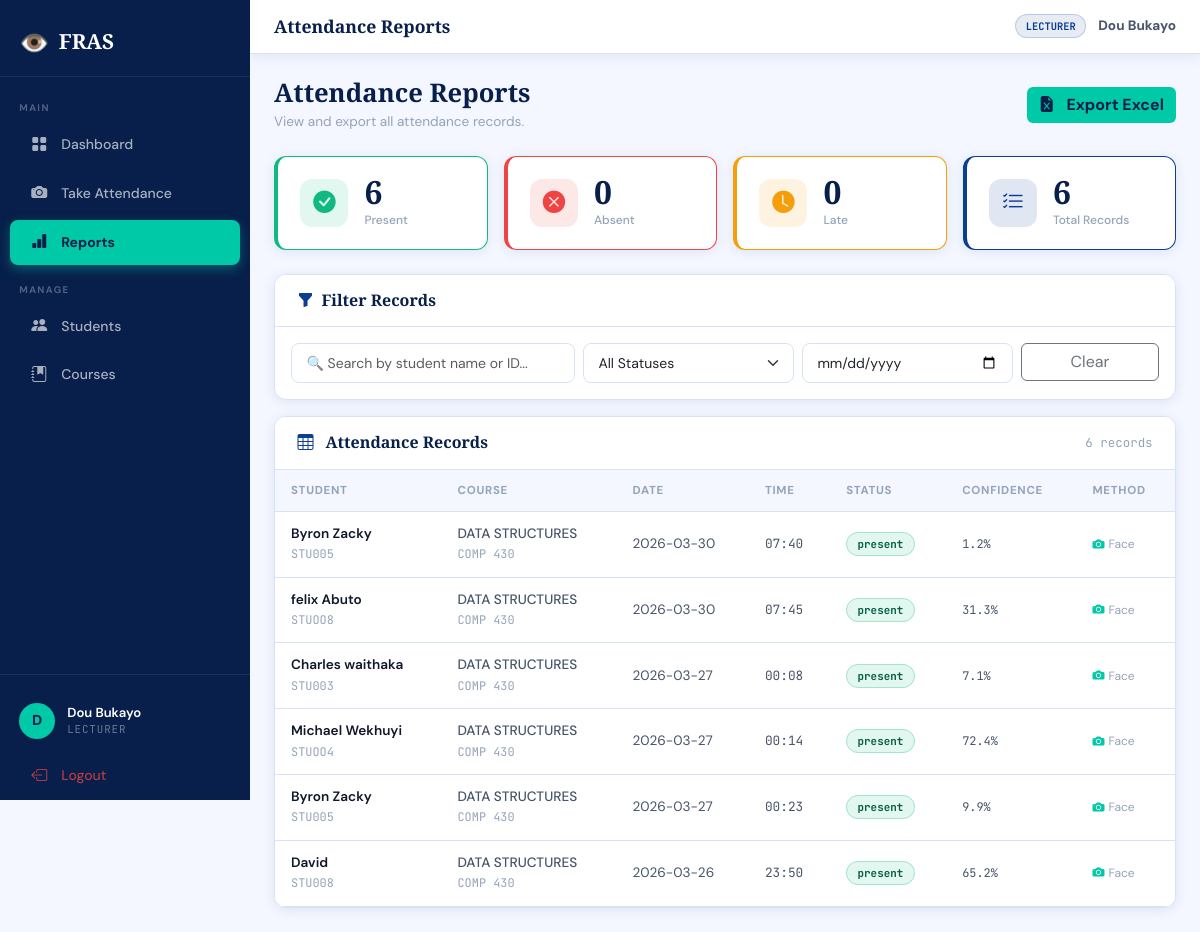
Screenshot of /reports (signed in) with the database file from the repository.
### models.py (models this page shows, shortened)
class User(UserMixin, db.Model):
    __tablename__ = 'users'
    id         = db.Column(db.Integer, primary_key=True)
    username   = db.Column(db.String(80), unique=True, nullable=False)
    email      = db.Column(db.String(120), unique=True, nullable=False)
    password   = db.Column(db.String(200), nullable=False)
    role       = db.Column(db.String(20), default='lecturer')
    full_name  = db.Column(db.String(100))
    department = db.Column(db.String(100))
    is_active  = db.Column(db.Boolean, default=True)
    created_at = db.Column(db.DateTime, default=datetime.utcnow)
    last_login = db.Column(db.DateTime)
    def is_admin(self):
        return self.role == 'admin'

class AttendanceRecord(db.Model):
    __tablename__ = 'attendance'
    id           = db.Column(db.Integer, primary_key=True)
    student_id   = db.Column(db.Integer, db.ForeignKey('students.id'))
    course_id    = db.Column(db.Integer, db.ForeignKey('courses.id'))
    session_date = db.Column(db.Date, nullable=False)
    session_time = db.Column(db.Time)
    status       = db.Column(db.String(10), default='present')
    confidence   = db.Column(db.Float)
    marked_by    = db.Column(db.Integer, db.ForeignKey('users.id'))
    created_at   = db.Column(db.DateTime, default=datetime.utcnow)
    student = db.relationship('Student', backref='attendance_records')
    course  = db.relationship('Course', backref='attendance_records')
    marker  = db.relationship('User', backref='marked_records',
                               foreign_keys=[marked_by])

class Student(db.Model):
    __tablename__ = 'students'
    id            = db.Column(db.Integer, primary_key=True)
    student_id    = db.Column(db.String(20), unique=True, nullable=False)
    full_name     = db.Column(db.String(100), nullable=False)
    email         = db.Column(db.String(120))
    department    = db.Column(db.String(100))
    year_of_study = db.Column(db.Integer)
    cgpa          = db.Column(db.Float)
    phone         = db.Column(db.String(20))
    advisor       = db.Column(db.String(100))
    photo_path    = db.Column(db.String(200))
    face_encoding = db.Column(db.Text)
    is_active     = db.Column(db.Boolean, default=True)
    created_at    = db.Column(db.DateTime, default=datetime.utcnow)

class Course(db.Model):
    __tablename__ = 'courses'
    id          = db.Column(db.Integer, primary_key=True)
    code        = db.Column(db.String(20), unique=True, nullable=False)
    name        = db.Column(db.String(150), nullable=False)
    department  = db.Column(db.String(100))
    lecturer_id = db.Column(db.Integer, db.ForeignKey('users.id'))
    lecturer    = db.relationship('User', backref='courses')
    is_active   = db.Column(db.Boolean, default=True)
    created_at  = db.Column(db.DateTime, default=datetime.utcnow)

### app.py (the view)
@app.route('/reports')
@login_required
def reports():
    if current_user.is_admin():
        records = (AttendanceRecord.query
                   .order_by(AttendanceRecord.session_date.desc())
                   .limit(200).all())
    else:
        records = (AttendanceRecord.query
                   .join(Course)
                   .filter(Course.lecturer_id == current_user.id)
                   .order_by(AttendanceRecord.session_date.desc())
                   .limit(200).all())
    return render_template('reports.html', records=records)

### app.py (called while the page is built)
@login_manager.user_loader
def load_user(user_id):
    return User.query.get(int(user_id))

### templates/reports.html (shortened to what this page needs)
{% extends 'base.html' %}
{% block page_title %}Attendance Reports{% endblock %}
{% block content %}
<div class="page-header d-flex justify-content-between
            align-items-center">
  <div>
    <h2>Attendance Reports</h2>
    <p>View and export all attendance records.</p>
  </div>
  <a href="{{ url_for('export_report') }}"
     class="btn btn-teal">
    <i class="bi bi-file-earmark-excel-fill me-2"></i>
    Export Excel
  </a>
</div>
<div class="row g-3 mb-4">
  <div class="col-md-3 col-sm-6">
    <div class="kpi-card" style="border-color:#10B981">
      <div class="kpi-icon"
           style="background:rgba(16,185,129,.12);
                  color:#10B981">
        <i class="bi bi-check-circle-fill"></i>
      </div>
      <div>
        <div class="kpi-value" id="presentCount">
          {{ records|selectattr('status','equalto','present')
             |list|length }}
        </div>
        <div class="kpi-label">Present</div>
      </div>
    </div>
  </div>
  <div class="col-md-3 col-sm-6">
    <div class="kpi-card" style="border-color:#EF4444">
      <div class="kpi-icon"
           style="background:rgba(239,68,68,.12);
                  color:#EF4444">
        <i class="bi bi-x-circle-fill"></i>
      </div>
      <div>
        <div class="kpi-value">
          {{ records|selectattr('status','equalto','absent')
             |list|length }}
        </div>
        <div class="kpi-label">Absent</div>
      </div>
    </div>
  </div>
  <div class="col-md-3 col-sm-6">
    <div class="kpi-card" style="border-color:#F59E0B">
      <div class="kpi-icon"
           style="background:rgba(245,158,11,.12);
                  color:#F59E0B">
        <i class="bi bi-clock-fill"></i>
      </div>
      <div>
        <div class="kpi-value">
          {{ records|selectattr('status','equalto','late')
             |list|length }}
        </div>
        <div class="kpi-label">Late</div>
      </div>
    </div>
  </div>
  <div class="col-md-3 col-sm-6">
    <div class="kpi-card" style="border-color:#0B3D91">
      <div class="kpi-icon"
           style="background:rgba(11,61,145,.12);
                  color:#0B3D91">
        <i class="bi bi-list-check"></i>
      </div>
      <div>
        <div class="kpi-value">{{ records|length }}</div>
        <div class="kpi-label">Total Records</div>
      </div>
    </div>
  </div>
</div>
<div class="data-card mb-3">
  <div class="data-card-header">
    <h5><i class="bi bi-funnel-fill me-2"
           style="color:var(--navy)"></i>Filter Records</h5>
  </div>
  <div class="p-3">
    <div class="row g-2">
      <div class="col-md-4">
        <input type="text"
               class="form-control"
               id="searchInput"
               placeholder="🔍 Search by student name or ID...">
      </div>
      <div class="col-md-3">
        <select class="form-select" id="statusFilter">
          <option value="">All Statuses</option>
        </select>
      </div>
      <div class="col-md-3">
        <input type="date"
               class="form-control"
               id="dateFilter">
      </div>
      <div class="col-md-2">
        <button class="btn btn-outline-secondary w-100"
                onclick="clearFilters()">
          Clear
        </button>
      </div>
    </div>
  </div>
</div>
<div class="data-card">
  <div class="data-card-header">
    <h5>
      <i class="bi bi-table me-2"
         style="color:var(--navy)"></i>
      Attendance Records
    </h5>
    <span style="font-size:0.78rem;color:var(--muted);
                 font-family:var(--font-mono)"
          id="recordCount">
      {{ records|length }} records
    </span>
  </div>
  <div class="table-responsive">
    <table class="table" id="recordsTable">
      <thead>
        <tr>
          <th>Student</th>
          <th>Course</th>
          <th>Date</th>
          <th>Time</th>
          <th>Status</th>
          <th>Confidence</th>
          <th>Method</th>
        </tr>
      </thead>
      <tbody id="recordsBody">
        {% for r in records %}
        <tr class="record-row"
            data-student="{{ r.student.full_name.lower() }}
                          {{ r.student.student_id.lower() }}"
            data-status="{{ r.status }}"
            data-date="{{ r.session_date }}">
          <td>
            <div style="font-weight:600;color:var(--text)">
              {{ r.student.full_name }}
            </div>
            <small style="font-family:var(--font-mono);
                          color:var(--muted)">
              {{ r.student.student_id }}
            </small>
          </td>
          <td>
            <div style="font-weight:500">
              {{ r.course.name }}
            </div>
            <small style="font-family:var(--font-mono);
                          color:var(--muted)">
              {{ r.course.code }}
            </small>
          </td>
          <td>{{ r.session_date }}</td>
          <td>
            <span style="font-family:var(--font-mono);
                         font-size:0.8rem">
              {{ r.session_time.strftime('%H:%M')
                 if r.session_time else '-' }}
            </span>
          </td>
          <td>
            <span class="badge-{{ r.status }}">
              {{ r.status }}
            </span>
          </td>
          <td>
            {% if r.confidence %}
              <small style="font-family:var(--font-mono)">
                {{ r.confidence }}%
              </small>
            {% else %}
              <span style="color:var(--muted)">—</span>
            {% endif %}
          </td>
          <td>
            <span style="font-size:0.75rem;
                         color:var(--muted)">
              {% if r.confidence %}
                <i class="bi bi-camera-fill me-1"
                   style="color:var(--teal)"></i>Face
              {% else %}
                <i class="bi bi-pencil-fill me-1"
                   style="color:var(--amber)"></i>Manual
              {% endif %}
            </span>
          </td>
        </tr>
        {% endfor %}
      </tbody>
    </table>
  </div>
</div>
{% endblock %}

### templates/base.html (shortened to what this page needs)
<!DOCTYPE html>
<html lang="en">
<head>
  <link href="https://cdn.jsdelivr.net/npm/bootstrap@5.3.0/dist/css/bootstrap.min.css" rel="stylesheet">
  <link href="https://cdn.jsdelivr.net/npm/bootstrap-icons@1.11.0/font/bootstrap-icons.css" rel="stylesheet">
  <link href="{{ url_for('static', filename='style.css') }}" rel="stylesheet">
</head>
<body>
{% if current_user.is_authenticated %}
<div class="app-wrapper">
  <nav class="sidebar" id="sidebar">
    <div class="sidebar-brand">
      <span class="brand-icon">👁️</span>
      <span class="brand-name">FRAS</span>
    </div>
    <div class="sidebar-section">MAIN</div>
    <a href="{{ url_for('dashboard') }}"
       class="sidebar-link {% if request.endpoint == 'dashboard' %}active{% endif %}">
      <i class="bi bi-grid-fill"></i> Dashboard
    </a>
    <a href="{{ url_for('take_attendance') }}"
       class="sidebar-link {% if request.endpoint == 'take_attendance' %}active{% endif %}">
      <i class="bi bi-camera-fill"></i> Take Attendance
    </a>
    <a href="{{ url_for('reports') }}"
       class="sidebar-link {% if request.endpoint == 'reports' %}active{% endif %}">
      <i class="bi bi-bar-chart-fill"></i> Reports
    </a>
    <div class="sidebar-section">MANAGE</div>
    <a href="{{ url_for('students') }}"
       class="sidebar-link {% if 'student' in request.endpoint %}active{% endif %}">
      <i class="bi bi-people-fill"></i> Students
    </a>
    <a href="{{ url_for('courses') }}"
       class="sidebar-link {% if 'course' in request.endpoint %}active{% endif %}">
      <i class="bi bi-journal-bookmark-fill"></i> Courses
    </a>
    <div class="sidebar-footer">
      <div class="sidebar-user">
        <div class="sidebar-avatar">
          {{ current_user.full_name[0].upper() if current_user.full_name else 'U' }}
        </div>
        <div class="sidebar-user-info">
          <div class="sidebar-user-name">
            {{ current_user.full_name or current_user.username }}
          </div>
          <div class="sidebar-user-role">{{ current_user.role }}</div>
        </div>
      </div>
      <a href="{{ url_for('logout') }}" class="sidebar-link sidebar-logout">
        <i class="bi bi-box-arrow-left"></i> Logout
      </a>
    </div>
  </nav>
  <div class="main-content">
    <div class="topbar">
      <h6 class="topbar-title">
        {% block page_title %}{% endblock %}
      </h6>
      <div class="topbar-right">
        <span class="role-badge">
          {{ current_user.role }}
        </span>
        <strong class="topbar-username">
          {{ current_user.full_name or current_user.username }}
        </strong>
      </div>
    </div>
    <div class="page-body">
      {% block content %}{% endblock %}
    </div>
  </div>
</div>
{% else %}
  {% block auth_content %}{% endblock %}
{% endif %}
</body>
</html>

### rows the page displays
User: full_name "D", full_name "Dou Bukayo", role "LECTURER"
AttendanceRecord: student.full_name "Byron Zacky", student.student_id "STU005", course.name "DATA STRUCTURES", course.code "COMP 430", session_date "2026-03-30", session_time "07:40", status "present", confidence "1.2", shows "Face"
AttendanceRecord: student.full_name "felix Abuto", student.student_id "STUOO8", course.name "DATA STRUCTURES", course.code "COMP 430", session_date "2026-03-30", session_time "07:45", status "present", confidence "31.3", shows "Face"
AttendanceRecord: student.full_name "Charles waithaka", student.student_id "STU003", course.name "DATA STRUCTURES", course.code "COMP 430", session_date "2026-03-27", session_time "00:08", status "present", confidence "7.1", shows "Face"
AttendanceRecord: student.full_name "Michael Wekhuyi", student.student_id "STUOO4", course.name "DATA STRUCTURES", course.code "COMP 430", session_date "2026-03-27", session_time "00:14", status "present", confidence "72.4", shows "Face"
AttendanceRecord: student.full_name "Byron Zacky", student.student_id "STU005", course.name "DATA STRUCTURES", course.code "COMP 430", session_date "2026-03-27", session_time "00:23", status "present", confidence "9.9", shows "Face"
AttendanceRecord: student.full_name "David", student.student_id "STU008", course.name "DATA STRUCTURES", course.code "COMP 430", session_date "2026-03-26", session_time "23:50", status "present", confidence "65.2", shows "Face"

### other values shown
{{ records|length }} "6"
